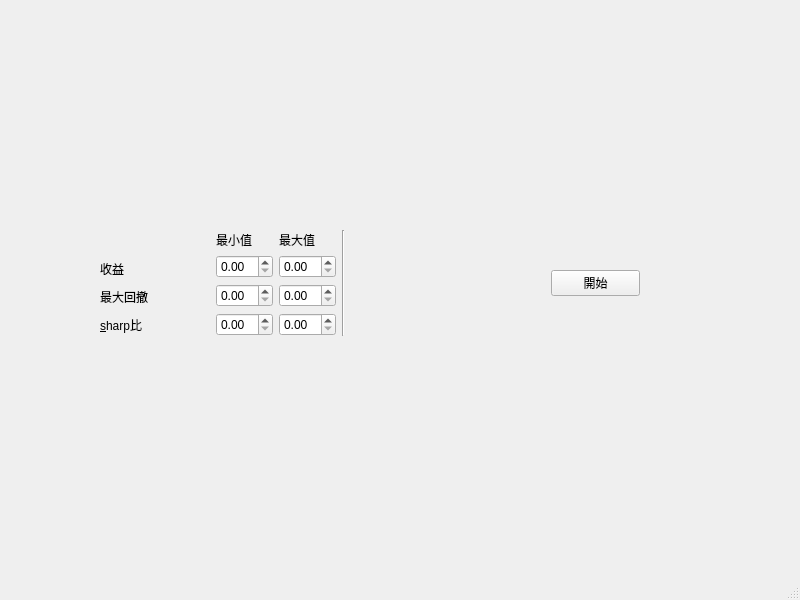
<?xml version="1.0" encoding="UTF-8"?>
<ui version="4.0">
 <class>MainWindow</class>
 <widget class="QMainWindow" name="MainWindow">
  <property name="geometry">
   <rect>
    <x>0</x>
    <y>0</y>
    <width>800</width>
    <height>600</height>
   </rect>
  </property>
  <property name="windowTitle">
   <string>MainWindow</string>
  </property>
  <widget class="QWidget" name="centralwidget">
   <widget class="QWidget" name="">
    <property name="geometry">
     <rect>
      <x>100</x>
      <y>230</y>
      <width>540</width>
      <height>106</height>
     </rect>
    </property>
    <layout class="QHBoxLayout" name="horizontalLayout">
     <item>
      <layout class="QVBoxLayout" name="verticalLayout">
       <item>
        <widget class="QLabel" name="label_6">
         <property name="text">
          <string/>
         </property>
        </widget>
       </item>
       <item>
        <widget class="QLabel" name="label_3">
         <property name="text">
          <string>收益</string>
         </property>
        </widget>
       </item>
       <item>
        <widget class="QLabel" name="label_4">
         <property name="text">
          <string>最大回撤</string>
         </property>
        </widget>
       </item>
       <item>
        <widget class="QLabel" name="label_5">
         <property name="text">
          <string>&amp;sharp比</string>
         </property>
         <property name="buddy">
          <cstring>doubleSpinBox_sharp_min</cstring>
         </property>
        </widget>
       </item>
      </layout>
     </item>
     <item>
      <spacer name="verticalSpacer">
       <property name="orientation">
        <enum>Qt::Vertical</enum>
       </property>
       <property name="sizeHint" stdset="0">
        <size>
         <width>20</width>
         <height>40</height>
        </size>
       </property>
      </spacer>
     </item>
     <item>
      <layout class="QGridLayout" name="gridLayout">
       <item row="0" column="0">
        <widget class="QLabel" name="label">
         <property name="text">
          <string>最小值</string>
         </property>
        </widget>
       </item>
       <item row="0" column="1">
        <widget class="QLabel" name="label_2">
         <property name="text">
          <string>最大值</string>
         </property>
        </widget>
       </item>
       <item row="1" column="0">
        <widget class="QDoubleSpinBox" name="doubleSpinBox_returns_min"/>
       </item>
       <item row="1" column="1">
        <widget class="QDoubleSpinBox" name="doubleSpinBox_returns_max"/>
       </item>
       <item row="2" column="0">
        <widget class="QDoubleSpinBox" name="doubleSpinBox_maxdrawdown_min"/>
       </item>
       <item row="2" column="1">
        <widget class="QDoubleSpinBox" name="doubleSpinBox_maxdrawdown_max"/>
       </item>
       <item row="3" column="0">
        <widget class="QDoubleSpinBox" name="doubleSpinBox_sharp_min"/>
       </item>
       <item row="3" column="1">
        <widget class="QDoubleSpinBox" name="doubleSpinBox_sharp_max"/>
       </item>
      </layout>
     </item>
     <item>
      <widget class="Line" name="line">
       <property name="orientation">
        <enum>Qt::Vertical</enum>
       </property>
      </widget>
     </item>
     <item>
      <spacer name="horizontalSpacer">
       <property name="orientation">
        <enum>Qt::Horizontal</enum>
       </property>
       <property name="sizeType">
        <enum>QSizePolicy::Preferred</enum>
       </property>
       <property name="sizeHint" stdset="0">
        <size>
         <width>200</width>
         <height>20</height>
        </size>
       </property>
      </spacer>
     </item>
     <item>
      <widget class="QPushButton" name="pushButton">
       <property name="text">
        <string>開始</string>
       </property>
      </widget>
     </item>
    </layout>
   </widget>
  </widget>
  <widget class="QMenuBar" name="menubar">
   <property name="geometry">
    <rect>
     <x>0</x>
     <y>0</y>
     <width>800</width>
     <height>25</height>
    </rect>
   </property>
  </widget>
  <widget class="QStatusBar" name="statusbar"/>
 </widget>
 <tabstops>
  <tabstop>doubleSpinBox_returns_min</tabstop>
  <tabstop>doubleSpinBox_returns_max</tabstop>
  <tabstop>doubleSpinBox_maxdrawdown_min</tabstop>
  <tabstop>doubleSpinBox_maxdrawdown_max</tabstop>
  <tabstop>doubleSpinBox_sharp_min</tabstop>
  <tabstop>doubleSpinBox_sharp_max</tabstop>
  <tabstop>pushButton</tabstop>
 </tabstops>
 <resources/>
 <connections/>
</ui>
